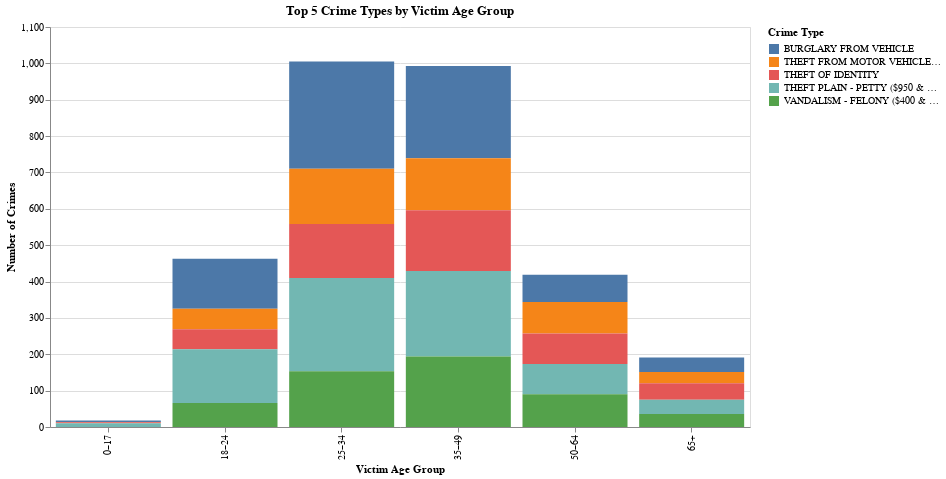

The code cell stored with this chart in its notebook:
### Code cell
import pandas as pd
import altair as alt

# Reload and clean dataset
df = pd.read_csv("LACrimeData9999.csv")
df = df[(df['Vict Age'] > 0) & (df['Vict Age'] < 120)]
df = df.dropna(subset=['Crm Cd Desc'])

# Create age groups
age_bins = [0, 18, 25, 35, 50, 65, 100]
age_labels = ['0–17', '18–24', '25–34', '35–49', '50–64', '65+']
df['Age Group'] = pd.cut(df['Vict Age'], bins=age_bins, labels=age_labels)

# Get top 5 crime types
top_crimes = df['Crm Cd Desc'].value_counts().nlargest(5).index.tolist()
df_top = df[df['Crm Cd Desc'].isin(top_crimes)]

# Group by crime and age group
agg_df = df_top.groupby(['Crm Cd Desc', 'Age Group']).size().reset_index(name='Count')

# Altair bar chart
chart = alt.Chart(agg_df).mark_bar().encode(
    x=alt.X('Age Group:N', title='Victim Age Group'),
    y=alt.Y('Count:Q', title='Number of Crimes'),
    color=alt.Color('Crm Cd Desc:N', title='Crime Type'),
    tooltip=['Crm Cd Desc', 'Age Group', 'Count']
).properties(
    width=700,
    height=400,
    title='Top 5 Crime Types by Victim Age Group'
).interactive()


chart.show()

### Figure 1 — Vega-Lite specification as saved in the notebook (floating-point values rounded to 4 significant figures)
{"config": {"view": {"continuousWidth": 300, "continuousHeight": 300}}, "data": {"name": "data-871e6f8f4de2f7bdecc40c82bbd210ed"}, "mark": {"type": "bar"}, "encoding": {"color": {"field": "Crm Cd Desc", "title": "Crime Type", "type": "nominal"}, "tooltip": [{"field": "Crm Cd Desc", "type": "nominal"}, {"field": "Age Group", "type": "ordinal"}, {"field": "Count", "type": "quantitative"}], "x": {"field": "Age Group", "title": "Victim Age Group", "type": "nominal"}, "y": {"field": "Count", "title": "Number of Crimes", "type": "quantitative"}}, "height": 400, "params": [{"name": "param_1", "select": {"type": "interval", "encodings": ["x", "y"]}, "bind": "scales"}], "title": "Top 5 Crime Types by Victim Age Group", "width": 700, "$schema": "https://vega.github.io/schema/vega-lite/v5.20.1.json", "datasets": {"data-871e6f8f4de2f7bdecc40c82bbd210ed": [{"Crm Cd Desc": "BURGLARY FROM VEHICLE", "Age Group": "0–17", "Count": 4}, {"Crm Cd Desc": "BURGLARY FROM VEHICLE", "Age Group": "18–24", "Count": 138}, {"Crm Cd Desc": "BURGLARY FROM VEHICLE", "Age Group": "25–34", "Count": 295}, {"Crm Cd Desc": "BURGLARY FROM VEHICLE", "Age Group": "35–49", "Count": 254}, {"Crm Cd Desc": "BURGLARY FROM VEHICLE", "Age Group": "50–64", "Count": 75}, {"Crm Cd Desc": "BURGLARY FROM VEHICLE", "Age Group": "65+", "Count": 40}, {"Crm Cd Desc": "THEFT FROM MOTOR VEHICLE - GRAND ($950.01 AND OVER)", "Age Group": "0–17", "Count": 1}, {"Crm Cd Desc": "THEFT FROM MOTOR VEHICLE - GRAND ($950.01 AND OVER)", "Age Group": "18–24", "Count": 56}, {"Crm Cd Desc": "THEFT FROM MOTOR VEHICLE - GRAND ($950.01 AND OVER)", "Age Group": "25–34", "Count": 152}, {"Crm Cd Desc": "THEFT FROM MOTOR VEHICLE - GRAND ($950.01 AND OVER)", "Age Group": "35–49", "Count": 143}, {"Crm Cd Desc": "THEFT FROM MOTOR VEHICLE - GRAND ($950.01 AND OVER)", "Age Group": "50–64", "Count": 87}, {"Crm Cd Desc": "THEFT FROM MOTOR VEHICLE - GRAND ($950.01 AND OVER)", "Age Group": "65+", "Count": 31}, {"Crm Cd Desc": "THEFT OF IDENTITY", "Age Group": "0–17", "Count": 3}, {"Crm Cd Desc": "THEFT OF IDENTITY", "Age Group": "18–24", "Count": 55}, {"Crm Cd Desc": "THEFT OF IDENTITY", "Age Group": "25–34", "Count": 148}, {"Crm Cd Desc": "THEFT OF IDENTITY", "Age Group": "35–49", "Count": 167}, {"Crm Cd Desc": "THEFT OF IDENTITY", "Age Group": "50–64", "Count": 84}, {"Crm Cd Desc": "THEFT OF IDENTITY", "Age Group": "65+", "Count": 45}, {"Crm Cd Desc": "THEFT PLAIN - PETTY ($950 & UNDER)", "Age Group": "0–17", "Count": 10}, {"Crm Cd Desc": "THEFT PLAIN - PETTY ($950 & UNDER)", "Age Group": "18–24", "Count": 148}, {"Crm Cd Desc": "THEFT PLAIN - PETTY ($950 & UNDER)", "Age Group": "25–34", "Count": 257}, {"Crm Cd Desc": "THEFT PLAIN - PETTY ($950 & UNDER)", "Age Group": "35–49", "Count": 235}, {"Crm Cd Desc": "THEFT PLAIN - PETTY ($950 & UNDER)", "Age Group": "50–64", "Count": 83}, {"Crm Cd Desc": "THEFT PLAIN - PETTY ($950 & UNDER)", "Age Group": "65+", "Count": 39}, {"Crm Cd Desc": "VANDALISM - FELONY ($400 & OVER, ALL CHURCH VANDALISMS)", "Age Group": "0–17", "Count": 0}, {"Crm Cd Desc": "VANDALISM - FELONY ($400 & OVER, ALL CHURCH VANDALISMS)", "Age Group": "18–24", "Count": 66}, {"Crm Cd Desc": "VANDALISM - FELONY ($400 & OVER, ALL CHURCH VANDALISMS)", "Age Group": "25–34", "Count": 153}, {"Crm Cd Desc": "VANDALISM - FELONY ($400 & OVER, ALL CHURCH VANDALISMS)", "Age Group": "35–49", "Count": 194}, {"Crm Cd Desc": "VANDALISM - FELONY ($400 & OVER, ALL CHURCH VANDALISMS)", "Age Group": "50–64", "Count": 90}, {"Crm Cd Desc": "VANDALISM - FELONY ($400 & OVER, ALL CHURCH VANDALISMS)", "Age Group": "65+", "Count": 36}]}}
